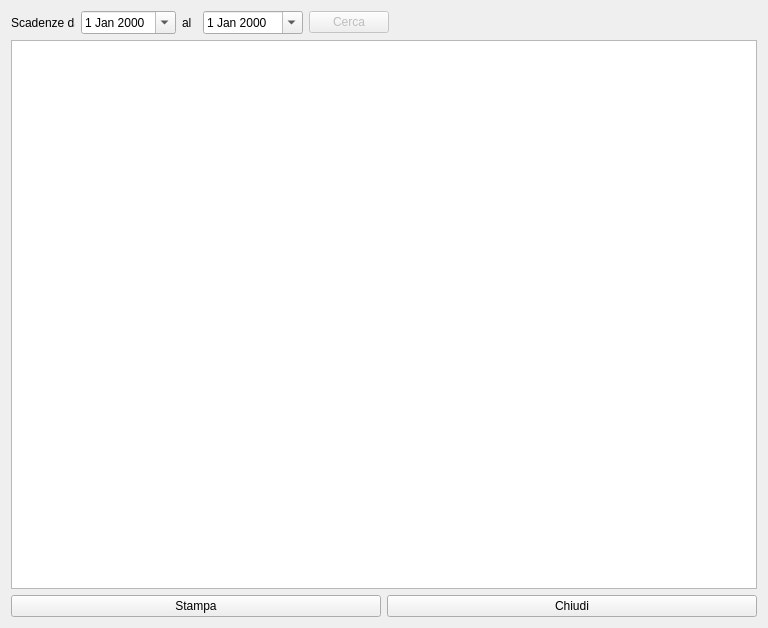
<?xml version="1.0" encoding="UTF-8"?>
<ui version="4.0">
 <class>HExpirations</class>
 <widget class="QWidget" name="HExpirations">
  <property name="geometry">
   <rect>
    <x>0</x>
    <y>0</y>
    <width>768</width>
    <height>628</height>
   </rect>
  </property>
  <property name="windowTitle">
   <string>Scadenza lotti</string>
  </property>
  <property name="windowIcon">
   <iconset resource="icons.qrc">
    <normaloff>:/Resources/Calendar.PNG</normaloff>:/Resources/Calendar.PNG</iconset>
  </property>
  <layout class="QVBoxLayout" name="verticalLayout">
   <item>
    <layout class="QHBoxLayout" name="horizontalLayout_2">
     <item>
      <widget class="QLabel" name="label">
       <property name="maximumSize">
        <size>
         <width>64</width>
         <height>16777215</height>
        </size>
       </property>
       <property name="text">
        <string>Scadenze dal</string>
       </property>
      </widget>
     </item>
     <item>
      <widget class="QDateEdit" name="deFrom">
       <property name="calendarPopup">
        <bool>true</bool>
       </property>
      </widget>
     </item>
     <item>
      <widget class="QLabel" name="label_2">
       <property name="minimumSize">
        <size>
         <width>15</width>
         <height>0</height>
        </size>
       </property>
       <property name="maximumSize">
        <size>
         <width>20</width>
         <height>16777215</height>
        </size>
       </property>
       <property name="text">
        <string>al</string>
       </property>
      </widget>
     </item>
     <item>
      <widget class="QDateEdit" name="deLimit">
       <property name="minimumSize">
        <size>
         <width>100</width>
         <height>0</height>
        </size>
       </property>
       <property name="maximumSize">
        <size>
         <width>100</width>
         <height>16777215</height>
        </size>
       </property>
       <property name="calendarPopup">
        <bool>true</bool>
       </property>
      </widget>
     </item>
     <item>
      <widget class="QPushButton" name="pushButton_3">
       <property name="enabled">
        <bool>false</bool>
       </property>
       <property name="text">
        <string>Cerca</string>
       </property>
      </widget>
     </item>
     <item>
      <spacer name="horizontalSpacer">
       <property name="orientation">
        <enum>Qt::Horizontal</enum>
       </property>
       <property name="sizeHint" stdset="0">
        <size>
         <width>688</width>
         <height>20</height>
        </size>
       </property>
      </spacer>
     </item>
    </layout>
   </item>
   <item>
    <widget class="QTableView" name="tableView">
     <property name="editTriggers">
      <set>QAbstractItemView::NoEditTriggers</set>
     </property>
     <property name="alternatingRowColors">
      <bool>true</bool>
     </property>
     <property name="selectionMode">
      <enum>QAbstractItemView::SingleSelection</enum>
     </property>
     <property name="selectionBehavior">
      <enum>QAbstractItemView::SelectRows</enum>
     </property>
     <attribute name="verticalHeaderVisible">
      <bool>false</bool>
     </attribute>
    </widget>
   </item>
   <item>
    <layout class="QHBoxLayout" name="horizontalLayout">
     <item>
      <widget class="QPushButton" name="pushButton_2">
       <property name="text">
        <string>Stampa</string>
       </property>
       <property name="icon">
        <iconset resource="icons.qrc">
         <normaloff>:/Resources/Printer-icon.png</normaloff>:/Resources/Printer-icon.png</iconset>
       </property>
       <property name="iconSize">
        <size>
         <width>32</width>
         <height>32</height>
        </size>
       </property>
      </widget>
     </item>
     <item>
      <widget class="QPushButton" name="pushButton">
       <property name="text">
        <string>Chiudi</string>
       </property>
       <property name="icon">
        <iconset resource="icons.qrc">
         <normaloff>:/Resources/Actions-window-close-icon.png</normaloff>:/Resources/Actions-window-close-icon.png</iconset>
       </property>
       <property name="iconSize">
        <size>
         <width>32</width>
         <height>32</height>
        </size>
       </property>
      </widget>
     </item>
    </layout>
   </item>
  </layout>
 </widget>
 <resources>
  <include location="icons.qrc"/>
 </resources>
 <connections/>
</ui>
